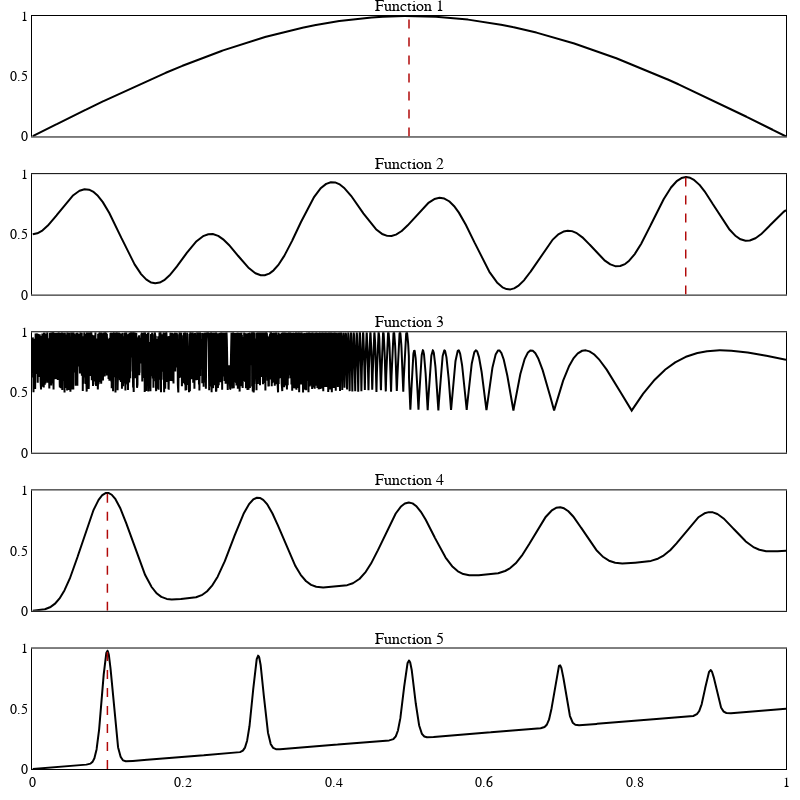

Write notebook code for a chart like this one.
### Code cell
#### figure with functions


def func(x): 
   return 0.5 + 0.5*math.sin(20*x[0])
def func4(x): return abs(math.sin(1/math.pow(x[0]-0.5,1)))
def func5(x): #from the paper
   if x[0] < 0.5:
      return 0.5+0.5*abs(math.sin(1/pow(x[0],5)))
   else:
      return 7/20+0.5*abs(math.sin(1/pow(x[0],5)))
def func6(x): return 1/2*math.sin(13*x[0])*math.sin(27*x[0])+1
def func7(x): return 0.2*pow(math.sin(math.pi*5*x[0]),70)*1/(0.06+math.exp(x[0]-2))+pow(x[0],2)/2
def func8(x): return pow(math.sin(math.pi*3*x[0]),10)*0.18/(0.04+math.exp(x[0]-2))+pow(x[0],2)/2
def func9(x): return (-0.7*x[0]+1)*pow(math.sin(25*x[0]),60)+pow(x[0],2)/1.5
def func10(x): return (-0.6*x[0]+1)*pow(math.sin(math.pi*5*x[0]),60)+pow(x[0],2)/2
def func11(x): return (-0.6*x[0]+1)*pow(math.sin(31*x[0]),10)+pow(x[0],2)/2 #10 picos
def func12(x): 
   """10 peaks deceptive"""
   return (0.5*x[0])+(-0.7*x[0]+1)*pow(math.sin(5*math.pi*x[0]),4)
def func_p1(x): 
   """Unimodal, centered"""
   return (0.5*x[0])+(-0.7*x[0]+1)*pow(math.sin(5*math.pi*x[0]),80)
funcs = [func,func4,func5,func6,func7,func8,func9,func10,func12,func_p1]
def f0(x):
   """Unimodal, centered"""
   return math.sin(math.pi*x[0])
def f1(x):
   """Multimodal, paper bubeck"""
   return 1/2*(math.sin(13*x[0])*math.sin(27*x[0])+1)
def f2(x):
   """Smoothness with levels, paper finnsson"""
   if x[0] < 0.5:
      return 0.5+0.5*abs(math.sin(1/pow(x[0],5)))
   else:
      return 7/20+0.5*abs(math.sin(1/pow(x[0],5)))
def f3(x):
   """Deceptive"""
   return (0.5*x[0])+(-0.7*x[0]+1)*pow(math.sin(5*math.pi*x[0]),4)
def f4(x):
   """Deceptive, search traps"""
   return (0.5*x[0])+(-0.7*x[0]+1)*pow(math.sin(5*math.pi*x[0]),80)
function_list=[f0,f1,f2,f3,f4]

"""
x = np.linspace(0.001,1,5000)
for f in function_list:
   y = [f([i]) for i in x]
   fig = go.Figure(data=go.Scatter(x=x, y=y))
   fig.update_layout(title={"text":f.__name__})
   fig.show()
"""

title=""
n_plots = len(function_list)
even_spaces = 1/(n_plots)
row_heights = [even_spaces for _ in range(n_plots)]
sub_titles = ["Function " + str(i+1) for i in range(len(function_list))]
line_width = 1.5
fig = make_subplots(rows=n_plots, cols=1,shared_xaxes=True,vertical_spacing=0.05,row_heights=row_heights, subplot_titles=sub_titles)
   #,subplot_titles=("Function 1","Function 2","Function 3","Function 4","Function 5"))

show_legend = [False] + [False for _ in range(n_plots)]
max_x = [0.5,0.867,0,0.1,0.1]
for i,f in enumerate(function_list):
   x = np.linspace(0.001,1,5000)
   y = [f([i]) for i in x]
   fig.add_trace(go.Scatter(x=x, y=y, showlegend=False,marker={"color":"black"}),row=i+1,col=1)
   fig.update_xaxes(showline=True, linewidth=1, linecolor='black', mirror=True)
   fig.update_yaxes(showline=True, linewidth=1, linecolor='black', mirror=True)
   fig.update_xaxes(range=[0, 1])
   fig.update_yaxes(range=[0, 1])
   #fig.add_vline(x=max_x[i],line_dash="dot")
fig['layout'].update(shapes=[{'type': 'line','y0':0,'y1': 1,'x0':0.5, 
                              'x1':0.5,'xref':'x1','yref':'y1',
                              'line': {'color': "#B10909",'width': line_width, "dash":"dash"}},
                             {'type': 'line','y0':0,'y1': 1,'x0':0.867, 
                              'x1':0.867,'xref':'x2','yref':'y2',
                              'line': {'color': "#B10909",'width': line_width, "dash":"dash"}},
                              {'type': 'line','y0':0,'y1': 1,'x0':0.1, 
                              'x1':0.1,'xref':'x4','yref':'y4',
                              'line': {'color': "#B10909",'width': line_width, "dash":"dash"}},
                              {'type': 'line','y0':0,'y1': 1,'x0':0.1, 
                              'x1':0.1,'xref':'x5','yref':'y5',
                              'line': {'color': "#B10909",'width': line_width, "dash":"dash"}}])
fig.update_layout(margin=dict(l=10, r=10, t=10, b=20),width=800,height=800,plot_bgcolor='rgba(0,0,0,0)'
                  #,title={"text":"Functions of the Function Optimisation Problem"}
                  ,font = dict(family = "Arial", size = 14, color = "black")
               ,legend=dict(
                  #orientation="h",
                  #yanchor="top",
                  y=-0.65,
                  xanchor="center",
                  x=0.5,  
                  font = dict(family = "Arial", size = 14, color = "black"),
                  #bordercolor="LightSteelBlue",
                  borderwidth=2,
                  itemsizing='trace',
                  itemwidth = 30
                  )  )
#fig.update_yaxes(showgrid=True, gridwidth=1, gridcolor='black')
fname_x = -0.08
fname_y_span = 0.225
fname_initial_y = 1
fname_size = 30
fname_names = ["f1","f2","f3","f4","f5"]
"""
for i,f_name in enumerate(fname_names):
   fig.add_annotation(
         x=fname_x,
         y=fname_initial_y-i*fname_y_span,
         xref="paper",
         yref="paper",
         text=" "+f_name+" ",
         showarrow=False,
         font=dict(
               #family="Courier New, monospace",
               size=fname_size,
               color="black"
               ),
         align="left",
         #arrowhead=2,
         #arrowsize=1,
         #arrowwidth=2,
         #arrowcolor="#636363",
         #ax=20,
         #ay=-30,
         bordercolor="black",
         borderwidth=2,
         #borderpad=4,
         #bgcolor="#ff7f0e",
         #opacity=0.8
         )
"""
fig.write_image(os.path.join('logs', "Functions" + '.png'))
fig.show()

### Figure 1 — Plotly figure (JSON) as saved in the notebook; plotly's stock layout.template omitted (floating-point values rounded to 4 significant figures; data arrays with more than 128 entries replaced by an {"elided": "..."} marker saying what was removed)
{"data": [{"marker": {"color": "black"}, "showlegend": false, "type": "scatter", "x": {"elided": "5000 float values"}, "xaxis": "x", "y": {"elided": "5000 float values"}, "yaxis": "y"}, {"marker": {"color": "black"}, "showlegend": false, "type": "scatter", "x": {"elided": "5000 float values"}, "xaxis": "x2", "y": {"elided": "5000 float values"}, "yaxis": "y2"}, {"marker": {"color": "black"}, "showlegend": false, "type": "scatter", "x": {"elided": "5000 float values"}, "xaxis": "x3", "y": {"elided": "5000 float values"}, "yaxis": "y3"}, {"marker": {"color": "black"}, "showlegend": false, "type": "scatter", "x": {"elided": "5000 float values"}, "xaxis": "x4", "y": {"elided": "5000 float values"}, "yaxis": "y4"}, {"marker": {"color": "black"}, "showlegend": false, "type": "scatter", "x": {"elided": "5000 float values"}, "xaxis": "x5", "y": {"elided": "5000 float values"}, "yaxis": "y5"}], "layout": {"annotations": [{"font": {"size": 16}, "showarrow": false, "text": "Function 1", "x": 0.5, "xanchor": "center", "xref": "paper", "y": 1, "yanchor": "bottom", "yref": "paper"}, {"font": {"size": 16}, "showarrow": false, "text": "Function 2", "x": 0.5, "xanchor": "center", "xref": "paper", "y": 0.79, "yanchor": "bottom", "yref": "paper"}, {"font": {"size": 16}, "showarrow": false, "text": "Function 3", "x": 0.5, "xanchor": "center", "xref": "paper", "y": 0.58, "yanchor": "bottom", "yref": "paper"}, {"font": {"size": 16}, "showarrow": false, "text": "Function 4", "x": 0.5, "xanchor": "center", "xref": "paper", "y": 0.37, "yanchor": "bottom", "yref": "paper"}, {"font": {"size": 16}, "showarrow": false, "text": "Function 5", "x": 0.5, "xanchor": "center", "xref": "paper", "y": 0.16, "yanchor": "bottom", "yref": "paper"}], "font": {"color": "black", "family": "Arial", "size": 14}, "height": 800, "legend": {"borderwidth": 2, "font": {"color": "black", "family": "Arial", "size": 14}, "itemsizing": "trace", "itemwidth": 30, "x": 0.5, "xanchor": "center", "y": -0.65}, "margin": {"b": 20, "l": 10, "r": 10, "t": 10}, "plot_bgcolor": "rgba(0,0,0,0)", "shapes": [{"line": {"color": "#B10909", "dash": "dash", "width": 1.5}, "type": "line", "x0": 0.5, "x1": 0.5, "xref": "x", "y0": 0, "y1": 1, "yref": "y"}, {"line": {"color": "#B10909", "dash": "dash", "width": 1.5}, "type": "line", "x0": 0.867, "x1": 0.867, "xref": "x2", "y0": 0, "y1": 1, "yref": "y2"}, {"line": {"color": "#B10909", "dash": "dash", "width": 1.5}, "type": "line", "x0": 0.1, "x1": 0.1, "xref": "x4", "y0": 0, "y1": 1, "yref": "y4"}, {"line": {"color": "#B10909", "dash": "dash", "width": 1.5}, "type": "line", "x0": 0.1, "x1": 0.1, "xref": "x5", "y0": 0, "y1": 1, "yref": "y5"}], "width": 800, "xaxis": {"anchor": "y", "domain": [0, 1], "linecolor": "black", "linewidth": 1, "matches": "x5", "mirror": true, "range": [0, 1], "showline": true, "showticklabels": false}, "xaxis2": {"anchor": "y2", "domain": [0, 1], "linecolor": "black", "linewidth": 1, "matches": "x5", "mirror": true, "range": [0, 1], "showline": true, "showticklabels": false}, "xaxis3": {"anchor": "y3", "domain": [0, 1], "linecolor": "black", "linewidth": 1, "matches": "x5", "mirror": true, "range": [0, 1], "showline": true, "showticklabels": false}, "xaxis4": {"anchor": "y4", "domain": [0, 1], "linecolor": "black", "linewidth": 1, "matches": "x5", "mirror": true, "range": [0, 1], "showline": true, "showticklabels": false}, "xaxis5": {"anchor": "y5", "domain": [0, 1], "linecolor": "black", "linewidth": 1, "mirror": true, "range": [0, 1], "showline": true}, "yaxis": {"anchor": "x", "domain": [0.84, 1], "linecolor": "black", "linewidth": 1, "mirror": true, "range": [0, 1], "showline": true}, "yaxis2": {"anchor": "x2", "domain": [0.63, 0.79], "linecolor": "black", "linewidth": 1, "mirror": true, "range": [0, 1], "showline": true}, "yaxis3": {"anchor": "x3", "domain": [0.42, 0.58], "linecolor": "black", "linewidth": 1, "mirror": true, "range": [0, 1], "showline": true}, "yaxis4": {"anchor": "x4", "domain": [0.21, 0.37], "linecolor": "black", "linewidth": 1, "mirror": true, "range": [0, 1], "showline": true}, "yaxis5": {"anchor": "x5", "domain": [0, 0.16], "linecolor": "black", "linewidth": 1, "mirror": true, "range": [0, 1], "showline": true}}}
